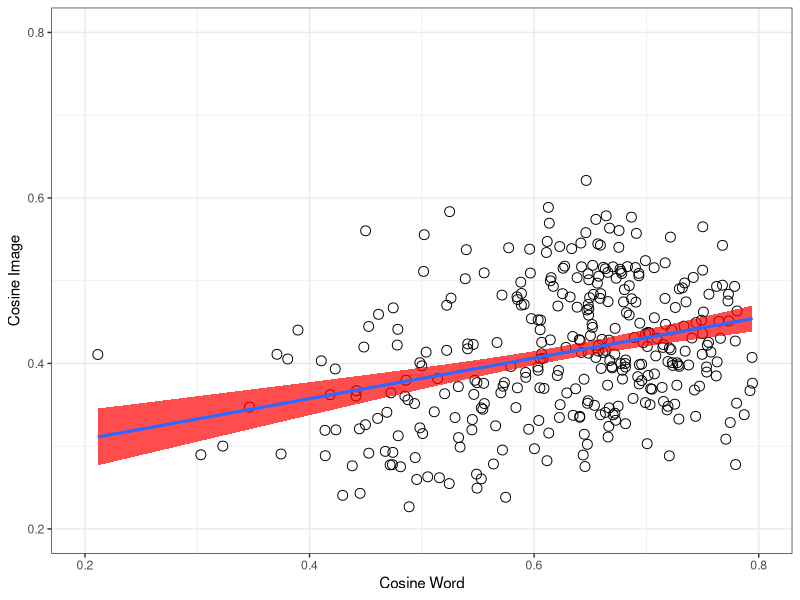
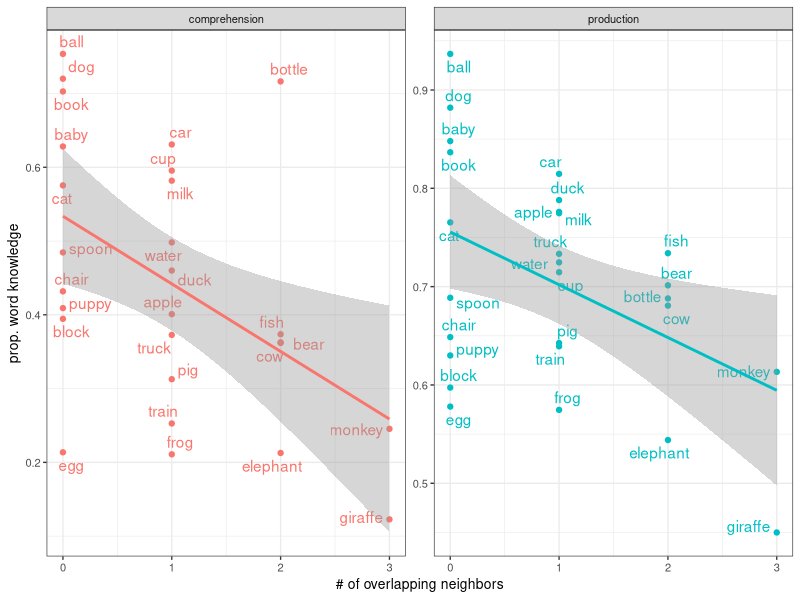

R code for these plots, in order:
## ---- chunk 1
rm(list=ls())
knitr::opts_chunk$set(fig.width=3, fig.height=3, fig.crop = F, fig.pos = "tb", fig.path='figs/',
                      echo=F, warning=F, cache=F, message=F, sanitize = T)
## ---- chunk 2
library(png)
library(grid)
library(ggplot2)
library(xtable)
library(tidyverse)
library(ggpubr)
library(broom)
library(ggrepel)
library(forcats)
## ---- chunk 3
animate <- c("puppy", "duck", "elephant", "pig", "monkey", "giraffe",
             "bear", "baby", "fish", "frog", "cow", "dog", "cat")
words27 <-  read_csv("data/pairwise_distances.csv") %>% distinct(word)
combo <- read_csv("data/pairwise_distances.csv") %>%
  unite(pair, X1, word, remove = T) %>% 
  distinct(cos_word,.keep_all = T)
#eb this gets rid of our redundancy issues
wb_prod <- read_csv("data/wordbank_production.csv") %>%  
   mutate(definition = forcats::fct_recode(definition,
    "fish"    = "fish (animal)",
    "water"   = "water (beverage)")) %>% 
  filter(definition%in%words27$word) %>% 
  mutate(animate = ifelse(definition %in% animate, "animate", "inanimate"))

wb_comp <- read_csv("data/wordbank_comprehension.csv") %>%
     mutate(definition = forcats::fct_recode(definition,
    "fish"    = "fish (animal)",
    "water"   = "water (beverage)")) %>% 
  filter(definition%in%words27$word) %>% 
    mutate(animate = ifelse(definition %in% animate, "animate", "inanimate"))
overlap_ratios <- read_csv("data/overlap_ratios.csv") %>% 
  mutate(animate = ifelse(word %in% animate, T, F))
# fix water picture in img space
neighbor_counts <- read_csv("python/neighbor_counts.csv") %>% 
  rename(definition = word)

stimuli_counts <- read_csv("python/stimuli_counts.csv")
## ---- chunk 4
#eb you may want to use tidy to reference elements of the cor.test output more easily, e.g.
#i alsoput all the stats into this chunk, removed from graph chunk below

pairwise_corr <- cor.test(combo$cos_img, combo$cos_word, conf.int=T) %>% tidy()

#an confint: -.33 to .10, p = .27
animate_corr <- cor.test(subset(combo, animate=="animate")$cos_word, 
                         subset(combo, animate=="animate")$cos_img, conf.int=T)%>%
  tidy()
#not_an confint: .18 to .54, p=.00024
not_anim_corr <- cor.test(subset(combo, animate=="inanimate")$cos_word, 
                          subset(combo, animate=="inanimate")$cos_img, conf.int=T)%>% 
  tidy()
#mixed_confint -.16 to.13, p=.86
mixed_corr <- cor.test(subset(combo, animate=="mixed")$cos_word, 
                       subset(combo, animate=="mixed")$cos_img, conf.int=T)%>% 
  tidy()

not_anim_corr_string <- sprintf("($R = %0.2f$, $p < %1.2g$)", not_anim_corr$estimate, not_anim_corr$p.value)
pairwise_corr_string <- sprintf("$R = %0.2f$, $p < %1.2g$", pairwise_corr$estimate, pairwise_corr$p.value)
## ---- chunk 5

shapiro.test(overlap_ratios$overlap_ratio)#almost normal
wilcox.test(overlap_ratios$overlap_ratio)# significantly different from chance
#even with correction, both animate and animate overlaps>0, not different from each other
wilcox.test(subset(overlap_ratios, animate==F)$overlap_ratio)
wilcox.test(subset(overlap_ratios, animate==T)$overlap_ratio)
wilcox.test(subset(overlap_ratios, animate==T)$overlap_ratio,
            subset(overlap_ratios, animate==F)$overlap_ratio)
#ggplot(overlap_ratios, aes(overlap_ratio, fill = animate))+
#  geom_histogram(binwidth=.15, position = "stack")
## ---- chunk 6
ggplot(combo, aes(cos_word, cos_img))+
  geom_point(size=3, shape =1)+
  geom_smooth(method="lm", aes(group=1), show.legend=F, fill ="red", alpha = .7)+
  geom_smooth(method="lm", aes(group=1), se=F)+ # this second line is to trick ggplot into not putting the gray fill in the boxes in the legend (coming from the standard error in the first line)
  theme_bw()+
  xlab("Cosine Word")+
  ylab("Cosine Image")+
  xlim(0.2,0.80)+
  ylim(0.2,0.80)+
  theme(legend.position="bottom", 
        legend.title = element_blank(), 
        legend.text = element_text(size=7), 
        legend.key.width = unit(0.4, "cm"),
        legend.key = element_rect(fill = 'white', size = 0.1)
        )

cap <- sprintf("Relative cosine distance between points in word embedding space (x-axis) and image embedding space (y-axis), for every item pair. Fitted line reflects linear fit with SE;the correlation is significant ($R = %0.2f$, $p < %1.2g$).", pairwise_corr$estimate, pairwise_corr$p.value)
## ---- chunk 7
wb_prod_long <- wb_prod %>% 
  gather(`16`:`30`, value = 'mean_prop_prod', key = "month")
wb_comp_long <- wb_comp %>% 
  gather(`8`:`18`, value = 'mean_prop_comp', key = "month")
wb_prod_long_allmonths <- wb_prod_long %>% 
  group_by(definition, animate) %>% 
  summarise(overall_prop_prod = mean(mean_prop_prod)) %>% 
  left_join(neighbor_counts) %>% 
  mutate(totalneighbors = image_count+word_count+overlap_count,
         overlapratio = overlap_count/totalneighbors)

wb_comp_long_allmonths <- wb_comp_long %>% 
  group_by(definition, animate) %>% 
  summarise(overall_prop_comp = mean(mean_prop_comp)) %>% 
  left_join(neighbor_counts) %>% 
  mutate(totalneighbors = image_count+word_count+overlap_count,
         overlapratio = overlap_count/totalneighbors)

prod_overlap_corr <- cor.test(wb_prod_long_allmonths$overall_prop_prod, wb_prod_long_allmonths$overlap_count, conf.int=T) %>% tidy()
comp_overlap_corr <- cor.test(wb_comp_long_allmonths$overall_prop_comp, wb_comp_long_allmonths$overlap_count, conf.int=T) %>% tidy()

wb_all<- wb_comp_long_allmonths %>% 
  left_join(wb_prod_long_allmonths) %>% 
  gather(c(overall_prop_comp, overall_prop_prod), value = prop_kids, key = comp_prod ) %>% 
  mutate(comp_prod = fct_recode(comp_prod,
    "production" = "overall_prop_prod",
    "comprehension" = "overall_prop_comp"
  ))

## ---- chunk 8
# 
# combo %>%
#   ggplot(aes(cos_word, cos_img))+
#   geom_point(size=2, shape = 1)+
#     stat_smooth(method = "lm", aes(group=1),  fill ="red", alpha = .7)+theme_bw()+
#     facet_wrap(~factor(animate, levels=c("animate", "inanimate", "mixed"), labels=c("Animate", "Inanimate", "Mixed")), dir="v", nrow = 1)+
#     xlab("Cosine Word")+
#     ylab("Cosine Image")+
#     xlim(0.2,0.80)+
#     ylim(0.2,0.80)+
#     theme(legend.position="none")
#     
# cap <- sprintf("Relative cosine distance between points in word embedding space (x-axis) and image embedding space (y-axis), separated by pair-type (animate, inanimate, and mixed).Fitted line reflects linear fit with SE. Each graph contains all pairwise distances between objects that are either a) both animate ($R = %0.2f$, $p < %1.2g$), b) both inanimate ($R = %0.2f$, $p < %1.2g$), or c) mixed animate-to-inanimate ($R = %0.2f$, $p < %1.2g$)", animate_corr$estimate, animate_corr$p.value, not_anim_corr$estimate, not_anim_corr$p.value, mixed_corr$estimate, mixed_corr$p.value)
#put r and p on panel and delete from caption    
## ---- chunk 9


ggplot(wb_all, aes(overlap_count,prop_kids, color = comp_prod))+
  geom_point()+
  geom_text_repel(aes(label = definition))+
  facet_wrap(~comp_prod, scales = "free_y")+
  stat_smooth(method = "lm")+
  theme_bw(base_size = 10)+
  guides(colour = "none")+
  xlab("# of overlapping neighbors")+
  ylab("prop. word knowledge")

cap <- "Proportion of children in WordBank reported to understand (left, averaged over 8-18 months) or produce (right, averaged over 16-30 months) the 27 items, as a function of how many overlapping neighbors (i.e. in both image- and word-space) they have. Line indicates linear fit with SE confidence band."
## ---- chunk 10
# References will be generated automatically by Pandoc and included here.
# The following code is some latex to format the bibliography. Do not remove it.
